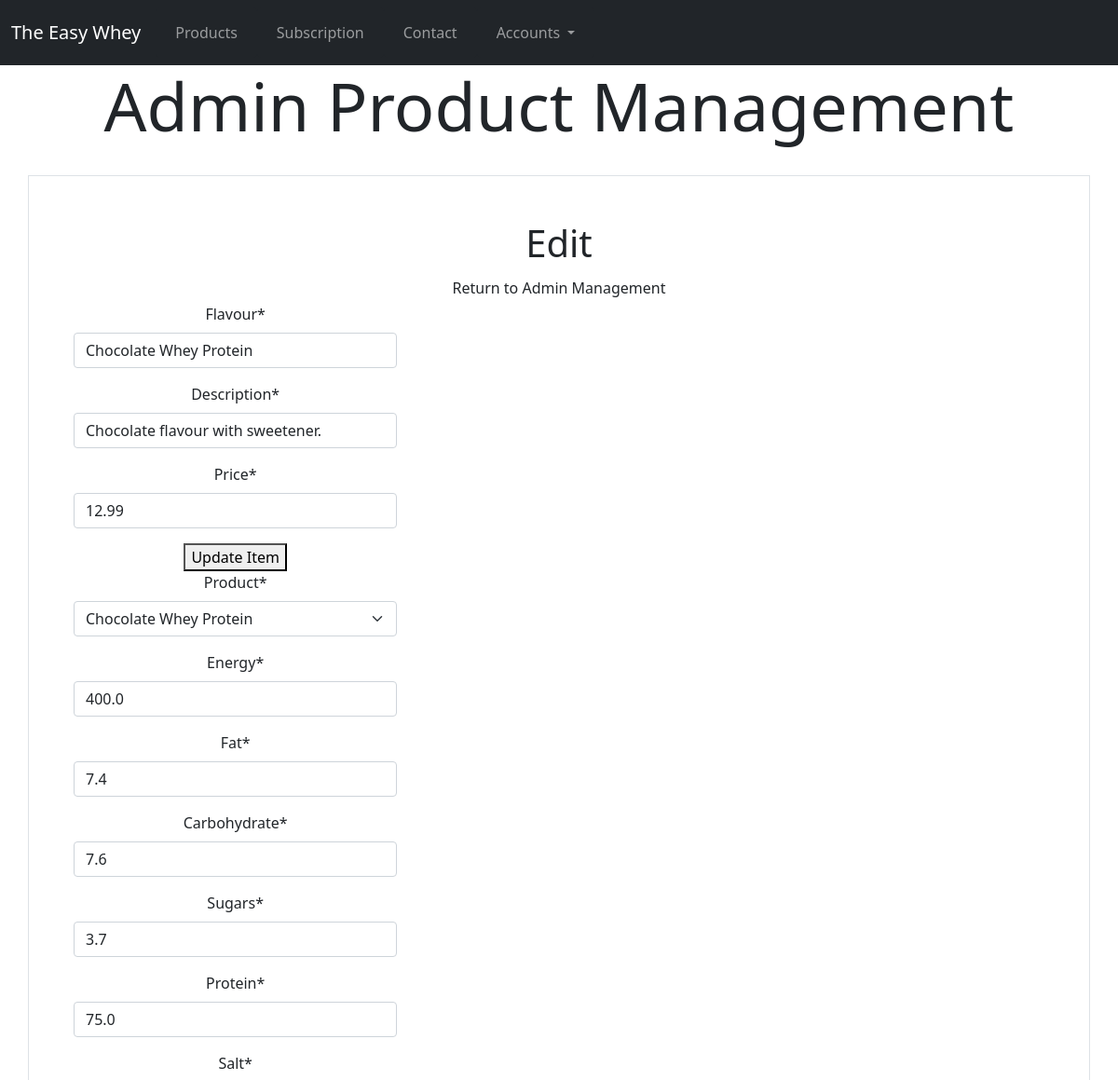
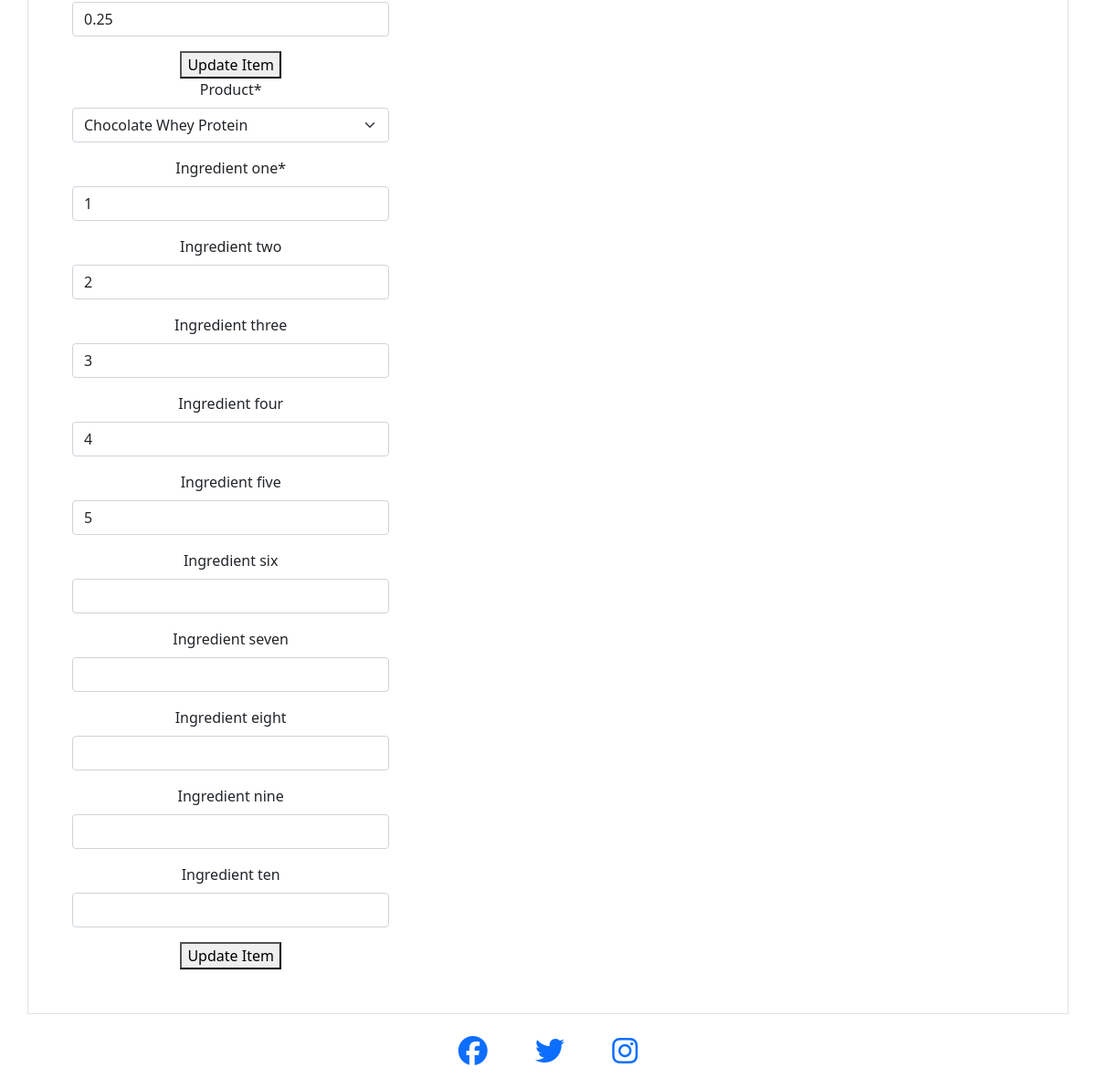
The page /product/admin/edit/item/1 (signed in) on the database its author committed (2 pictures, top to bottom).
### products/models.py (models this page shows, shortened)
class Product(models.Model):
    flavour = models.CharField(max_length=50, null=False, blank=False)
    description = models.CharField(max_length=200, null=False, blank=False)
    price = models.DecimalField(max_digits=5, decimal_places=2, null=False, blank=False, default="12.99")
    def __str__(self):
        return self.flavour

class Nutrition(models.Model):
    product = models.ForeignKey(Product, on_delete=models.CASCADE, related_name='nutrition')
    energy = models.FloatField()
    fat = models.FloatField()
    carbohydrate = models.FloatField()
    sugars = models.FloatField()
    protein = models.FloatField()
    salt = models.FloatField()

class Ingredient(models.Model):
    product = models.ForeignKey(Product, on_delete=models.CASCADE, related_name='ingredient')
    ingredient_one = models.CharField(max_length=35, blank=False, null=False, default="You need an ingredient")
    ingredient_two = models.CharField(max_length=35, blank=True, null=False)
    ingredient_three = models.CharField(max_length=35, blank=True, null=False)
    ingredient_four = models.CharField(max_length=35, blank=True, null=False)
    ingredient_five = models.CharField(max_length=35, blank=True, null=False)
    ingredient_six = models.CharField(max_length=35, blank=True, null=False)
    ingredient_seven = models.CharField(max_length=35, blank=True, null=False)
    ingredient_eight = models.CharField(max_length=35, blank=True, null=False)
    ingredient_nine = models.CharField(max_length=35, blank=True, null=False)
    ingredient_ten = models.CharField(max_length=35, blank=True, null=False)

### products/views.py (the view, shortened to what this page needs)
# urls.py: path('product/admin/edit/item/<item_id>', views.admin_edit_item, name="admin_edit_item"),
@login_required
def admin_edit_item(request, item_id):
    item_product = False
    try:
        item_product = Product.objects.get(id=item_id)
    except:
        print("Item not found")
    item_nutrition = False
    try:
        item_nutrition = Nutrition.objects.get(product_id=item_id)
    except:
        print("Item not found")
    item_ingredients = False
    try:
        item_ingredients = Ingredient.objects.get(product_id=item_id)
    except:
        print("Item not found")
    template = 'products/admin_edit_item.html'
    context = {}
    if item_product:
        product_form = ProductForm(instance=item_product)
        context["product_form"] = product_form
    if item_nutrition:
        nutrition_form = NutritionForm(instance=item_nutrition)
        context["nutrition_form"] = nutrition_form
    if item_ingredients:
        ingredients_form = IngredientForm(instance=item_ingredients)
        context["ingredients_form"] = ingredients_form
    print(context)
    return render(request, template, context)

### products/forms.py
class ProductForm(forms.ModelForm):
    class Meta:
        model = Product
        fields = '__all__'

class NutritionForm(forms.ModelForm):
    class Meta:
        model = Nutrition
        fields = '__all__'

### templates/products/admin_edit_item.html (shortened to what this page needs)
{% extends 'base.html' %}
{% load static %}
{% block header %}
<div class="container-fluid">
    <div class="row">
        <div class="col text-center">
            <h2 class="display-2">Admin Product Management</h2>
        </div>
    </div>
</div>
{% endblock %}
{% block content %}
<div class="container border py-5 px-5 mt-4">
    <div class="row justify-content-center align-items-center">
        <div class="col-md-6 text-center">
            <h1>Edit</h1>
            <a class="dropdown-item" href="{% url 'product_management' %}">Return to Admin Management</a>
        </div>
    </div>
    <div class="row">
        <div class="col-md-12 text-center">
            <div class="col-4">
                <form method="POST" class="form">
                    {{ product_form | crispy }}
                    <button class="button" type="submit" name="product_form_edit_button">Update Item</button>
                </form>
            </div>
            {% if nutrition_form %}
            <div class="col-4">
                <form method="POST" class="form">
                    {{ nutrition_form | crispy }}
                    <button class="button" type="submit" name="nutrition_form_edit_button">Update Item</button>
                </form>
            </div>
            {% endif %}
            {% if nutrition_form %}
            <div class="col-4">
                <form method="POST" class="form">
                    {{ ingredients_form | crispy }}
                    <button class="button" type="submit" name="ingredients_form_edit_button">Update Item</button>
                </form>
            </div>
            {% endif %}
        </div>
    </div>
</div>
{% endblock %}

### rows shown on the page
Product: flavour "Chocolate Whey Protein", description "Chocolate flavour with sweetener.", price "12.99"
Nutrition: product "Chocolate Whey Protein", energy "400.0", fat "7.4", carbohydrate "7.6", sugars "3.7", protein "75.0", salt "0.25"
Ingredient: product "Chocolate Whey Protein", ingredient_one "1", ingredient_two "2", ingredient_three "3", ingredient_four "4", ingredient_five "5"
